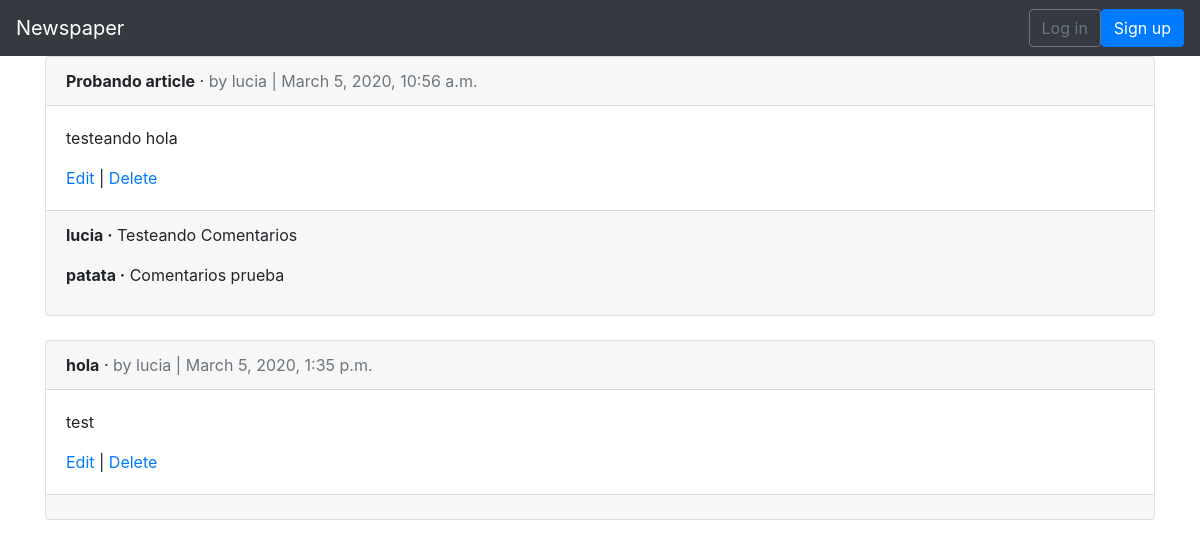
The app's page /articles/ with its own data.
### articles/models.py (models this page shows, shortened)
class Article(models.Model):
    title = models.CharField(max_length=255)
    body = models.TextField()
    date = models.DateTimeField(auto_now_add=True)
    author = models.ForeignKey(
        settings.AUTH_USER_MODEL,
        on_delete=models.CASCADE,
    )

class Comment(models.Model):
    article = models.ForeignKey(
        Article,
        on_delete=models.CASCADE,
        related_name='comments'
    )
    comment = models.CharField(max_length=140)
    author = models.ForeignKey(
        settings.AUTH_USER_MODEL,
        on_delete=models.CASCADE,
    )
    def __str__(self):
        return self.comment

### users/models.py (models this page shows)
class CustomUser(AbstractUser):
    age = models.PositiveIntegerField(default=0)

### articles/views.py (the view)
# urls.py: path('', views.ArticleListView.as_view(), name='article_list'),
class ArticleListView(LoginRequiredMixin, ListView):
    model = models.Article
    template_name = 'article_list.html'
    login_url = 'login'

### templates/article_list.html (shortened to what this page needs)
{% extends 'base.html' %}
{% block content %}
  {% for article in object_list %}
    <div class="card">
      <div class="card-header">
        <span class="font-weight-bold">{{ article.title }}</span> &middot;
        <span class="text-muted">by {{ article.author }} | {{ article.date }}</span>
      </div>
      <div class="card-body">
        <p>{{ article.body }}</p>
        <a href="{% url 'article_edit' article.pk %}">Edit</a> |
        <a href="{% url 'article_delete' article.pk %}">Delete</a>
      </div>
      <div class="card-footer">
        {% for comment in article.comments.all %}
          <p>
            <span class="font-weight-bold">{{ comment.author }} &middot;</span>
            {{ comment }}
          </p>
        {% endfor %}
      </div>
    </div>
    <br />
  {% endfor %}
{% endblock content %}

### records on screen
Article: title "Probando article", author "lucia", date "March 5, 2020, 10:56 a.m.", body "testeando hola"
Comment: author "lucia", comment "Testeando Comentarios"
Comment: author "patata", comment "Comentarios prueba"
Article: title "hola", author "lucia", date "March 5, 2020, 1:35 p.m.", body "test"
